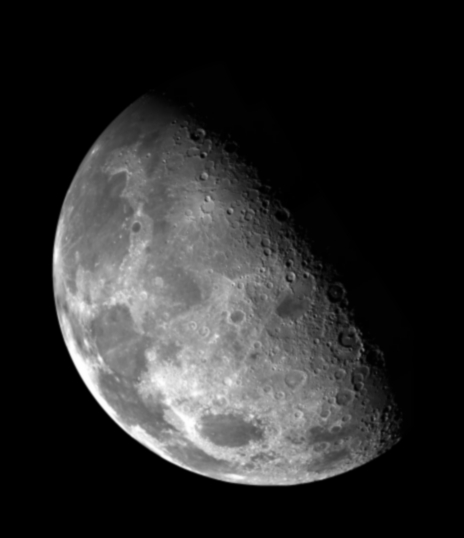
#> input picture Images/luna.jpg, 464 x 538 px, found by its file name
$ python enhancementMoon.py
#> lines starting #> are read from the running program, lines starting #| are printed output that depends on the picture
import skimage.io as io
import numpy as np
import matplotlib.pyplot as plt
import scipy.ndimage as ndi

hMask = np.array(
    [
        [  0,  -1,   0],
        [ -1,   5,  -1],
        [  0,  -1,   0]
    ]
)

plt.close('all')

figure, (ax0, ax1) = plt.subplots(1, 2)

originalImage = np.float64(io.imread("Images/luna.jpg"))
#> originalImage: shape (538, 464) float64; min 0, max 255, mean 42.6
ax0.imshow(originalImage, clim=None, cmap='gray')

detection = ndi.correlate(originalImage, hMask)
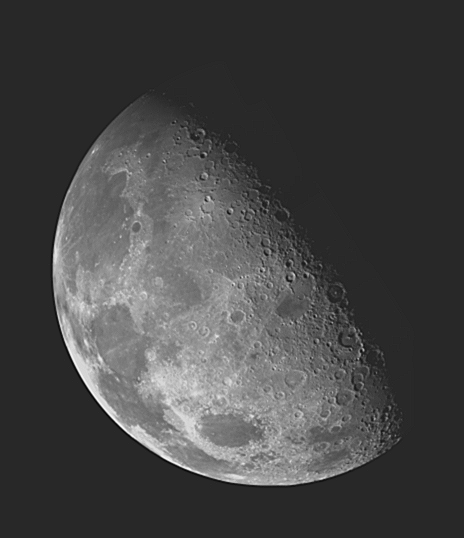
#> detection: shape (538, 464) float64; min -59, max 314, mean 42.6; drawn with min black and max white
ax1.imshow(detection, clim=None, cmap='gray')

plt.show()
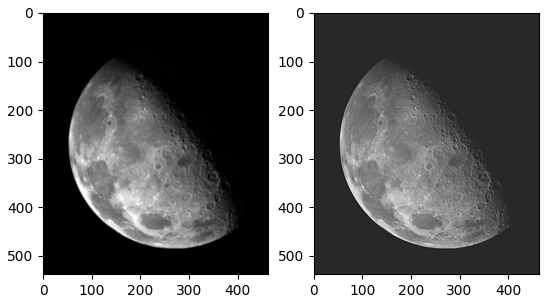
#> figure drawn by matplotlib, 2 panels
